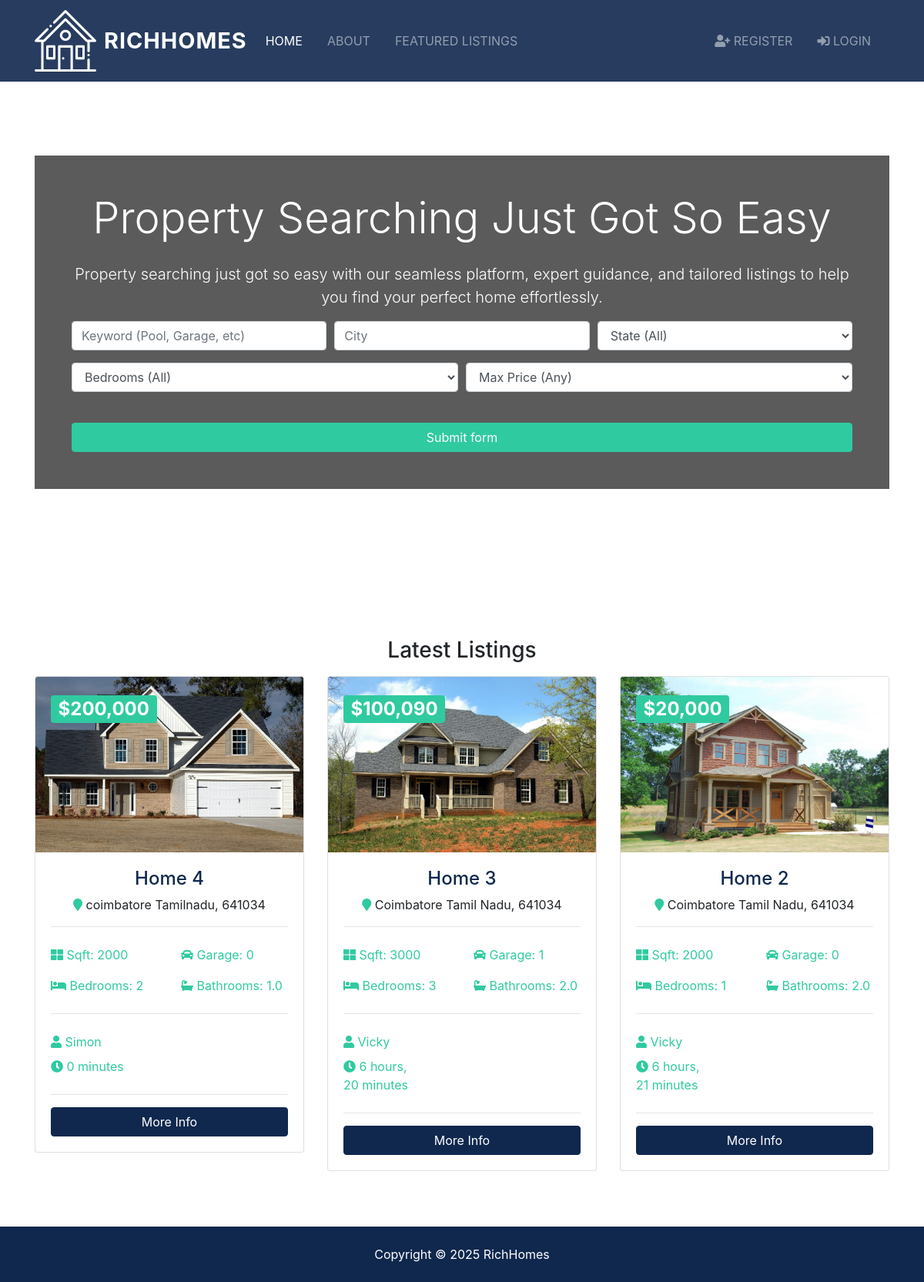
The page / on the database its author committed.
### listings/models.py (models this page shows, shortened)
class Listing(models.Model):
  realtor = models.ForeignKey(Realtor, on_delete=models.DO_NOTHING)
  title = models.CharField(max_length=200)
  address = models.CharField(max_length=200)
  city = models.CharField(max_length=100)
  state = models.CharField(max_length=100)
  zipcode = models.CharField(max_length=20)
  description = models.TextField(blank=True)
  price = models.IntegerField()
  bedrooms = models.IntegerField()
  bathrooms = models.DecimalField(max_digits=2, decimal_places=1)
  garage = models.IntegerField(default=0)
  sqft = models.IntegerField()
  lot_size = models.DecimalField(max_digits=5, decimal_places=1)
  photo_main = models.ImageField(upload_to='photos/%Y/%m/%d/')
  photo_1 = models.ImageField(upload_to='photos/%Y/%m/%d/', blank=True)
  photo_2 = models.ImageField(upload_to='photos/%Y/%m/%d/', blank=True)
  photo_3 = models.ImageField(upload_to='photos/%Y/%m/%d/', blank=True)
  photo_4 = models.ImageField(upload_to='photos/%Y/%m/%d/', blank=True)
  photo_5 = models.ImageField(upload_to='photos/%Y/%m/%d/', blank=True)
  photo_6 = models.ImageField(upload_to='photos/%Y/%m/%d/', blank=True)
  is_published = models.BooleanField(default=True)
  list_date = models.DateTimeField(default=datetime.now, blank=True)

### realtors/models.py (models this page shows)
class Realtor(models.Model):
  name = models.CharField(max_length=200)
  photo = models.ImageField(upload_to='photos/%Y/%m/%d/')
  description = models.TextField(blank=True)
  phone = models.CharField(max_length=20)
  email = models.CharField(max_length=50)
  is_mvp = models.BooleanField(default=False)
  hire_date = models.DateTimeField(default=datetime.now, blank=True)
  def __str__(self):
    return self.name

### pages/views.py (the view)
# urls.py: path('', views.index, name='listings'),
def index(request):
    listings = Listing.objects.order_by('-list_date').filter(is_published=True)[:3]
    context = {
        'listings': listings,
        'state_choices': state_choices,
        'bedroom_choices': bedroom_choices,
        'price_choices': price_choices
    }
    return render(request, 'pages/index.html', context)

### templates/pages/index.html (shortened to what this page needs)
{% extends 'base.html' %}
{% load humanize %}
{% block content %}
<head>
</head>
<section id="showcase" class="fade-in">
    <div class="container text-center">
      <div class="home-search p-5">
        <div class="overlay p-5">
          <h1 class="display-4 mb-4">
            Property Searching Just Got So Easy
          </h1>
          <p class="lead">Property searching just got so easy with our seamless platform, expert guidance, and tailored listings to help you find your perfect home effortlessly.</p>
          <div class="search">
            <form action="{% url 'search' %}">
              <div class="form-row">
                <div class="col-md-4 mb-3">
                  <input type="text" name="keywords" class="form-control" placeholder="Keyword (Pool, Garage, etc)">
                </div>
                <div class="col-md-4 mb-3">
                  <input type="text" name="city" class="form-control" placeholder="City">
                </div>
                <div class="col-md-4 mb-3">
                  <select name="state" class="form-control">
                    <option selected="true" disabled="disabled">State (All)</option>
                  </select>
                </div>
              </div>
              <div class="form-row">
                <div class="col-md-6 mb-3">
                  <select name="bedrooms" class="form-control">
                    <option selected="true" disabled="disabled">Bedrooms (All)</option>
                  </select>
                </div>
                <div class="col-md-6 mb-3">
                  <select name="price" class="form-control">
                    <option selected="true" disabled="disabled">Max Price (Any)</option>
                  </select>
                </div>
              </div>
              <button class="btn btn-secondary btn-block mt-4" type="submit">Submit form</button>
            </form>
          </div>
        </div>
      </div>
    </div>
</section>
<br>
<section id="listings" class="py-5 fade-in">
  <div class="container">
    <h3 class="text-center mb-3">Latest Listings</h3>
    <div class="row">
      {% if listings %}
        {% for listing in listings %}
          <div class="col-md-6 col-lg-4 mb-4">
            <div class="card listing-preview">
              <img class="card-img-top" src="{{ listing.photo_main.url }}" alt="">
              <div class="card-img-overlay">
                <h2>
                  <span class="badge badge-secondary text-white">${{ listing.price | intcomma }}</span>
                </h2>
              </div>
              <div class="card-body">
                <div class="listing-heading text-center">
                  <h4 class="text-primary">{{ listing.title }}</h4>
                  <p><i class="fas fa-map-marker text-secondary"></i> {{ listing.city }} {{ listing.state }}, {{ listing.zipcode }}</p>
                </div>
                <hr>
                <div class="row py-2 text-secondary">
                  <div class="col-6">
                    <i class="fas fa-th-large"></i> Sqft: {{ listing.sqft }}</div>
                  <div class="col-6">
                    <i class="fas fa-car"></i> Garage: {{ listing.garage }}</div>
                </div>
                <div class="row py-2 text-secondary">
                  <div class="col-6">
                    <i class="fas fa-bed"></i> Bedrooms: {{ listing.bedrooms }}</div>
                  <div class="col-6">
                    <i class="fas fa-bath"></i> Bathrooms: {{ listing.bathrooms }}</div>
                </div>
                <hr>
                <div class="row py-2 text-secondary">
                  <div class="col-6">
                    <i class="fas fa-user"></i> {{ listing.realtor }}</div>
                </div>
                <div class="row text-secondary pb-2">
                  <div class="col-6">
                    <i class="fas fa-clock"></i> {{ listing.list_date | timesince }}</div>
                </div>
                <hr>
                <a href="{% url 'listing' listing.id %}" class="btn btn-primary btn-block">More Info</a>
              </div>
            </div>
          </div>
        {% endfor %}
      {% else %}
        <div class="col-md-12">
          <p>No Listings Available</p>
        </div>
      {% endif %}
    </div>
  </div>
</section>
{% endblock %}

### realestate/static/css/all.css (style rules this page uses)
.fa, .fas, .far, .fal, .fab { -moz-osx-font-smoothing: grayscale; -webkit-font-smoothing: antialiased; display: inline-block; font-style: normal; font-variant: normal; text-rendering: auto; line-height: 1; }
.fa-bath:before { content: "\f2cd"; }
.fa-bed:before { content: "\f236"; }
.fa-car:before { content: "\f1b9"; }
.fa-clock:before { content: "\f017"; }
.fa-map-marker:before { content: "\f041"; }
.fa-th-large:before { content: "\f009"; }
.fa-user:before { content: "\f007"; }
.fa, .fas { font-family: 'Font Awesome 5 Free'; font-weight: 900; }

### realestate/static/css/style.css (style rules this page uses)
.btn-secondary { color: #fff !important; }
img { width: 100%; }
#showcase { background: url(../img/showcase.jpg) no-repeat top center fixed/cover; position: relative; min-height: 650px; color: #fff; padding-top: 6rem; }
#showcase .home-search { min-height: 400px; position: relative; border-radius: 5px; }
#showcase .overlay { content: ''; position: absolute; top: 0; left: 0; min-height: 400px; width: 100%; background: rgba(51, 51, 51, 0.8); }
.listing-preview a { position: relative; }

### templates/pages/index.html (style rules this page uses)
.fade-in { opacity: 0; transform: translateY(30px); transition: opacity 0.8s ease-out, transform 0.8s ease-out; }
.fade-in.visible { opacity: 1; transform: translateY(0); }
.listing-preview { transition: transform 0.3s ease-in-out, box-shadow 0.3s ease-in-out; }
.btn-primary { transition: transform 0.2s ease-in-out, background-color 0.3s ease-in-out; }

### rows shown on the page
Listing: photo_main (picture), price "200,000", title "Home 4", city "coimbatore", state "Tamilnadu", zipcode "641034", sqft "2000", garage "0", bedrooms "2", bathrooms "1.0", realtor "Simon", list_date "0 minutes"
Listing: photo_main (picture), price "100,090", title "Home 3", city "Coimbatore", state "Tamil Nadu", zipcode "641034", sqft "3000", garage "1", bedrooms "3", bathrooms "2.0", realtor "Vicky", list_date "6 hours, 20 minutes"
Listing: photo_main (picture), price "20,000", title "Home 2", city "Coimbatore", state "Tamil Nadu", zipcode "641034", sqft "2000", garage "0", bedrooms "1", bathrooms "2.0", realtor "Vicky", list_date "6 hours, 21 minutes"
